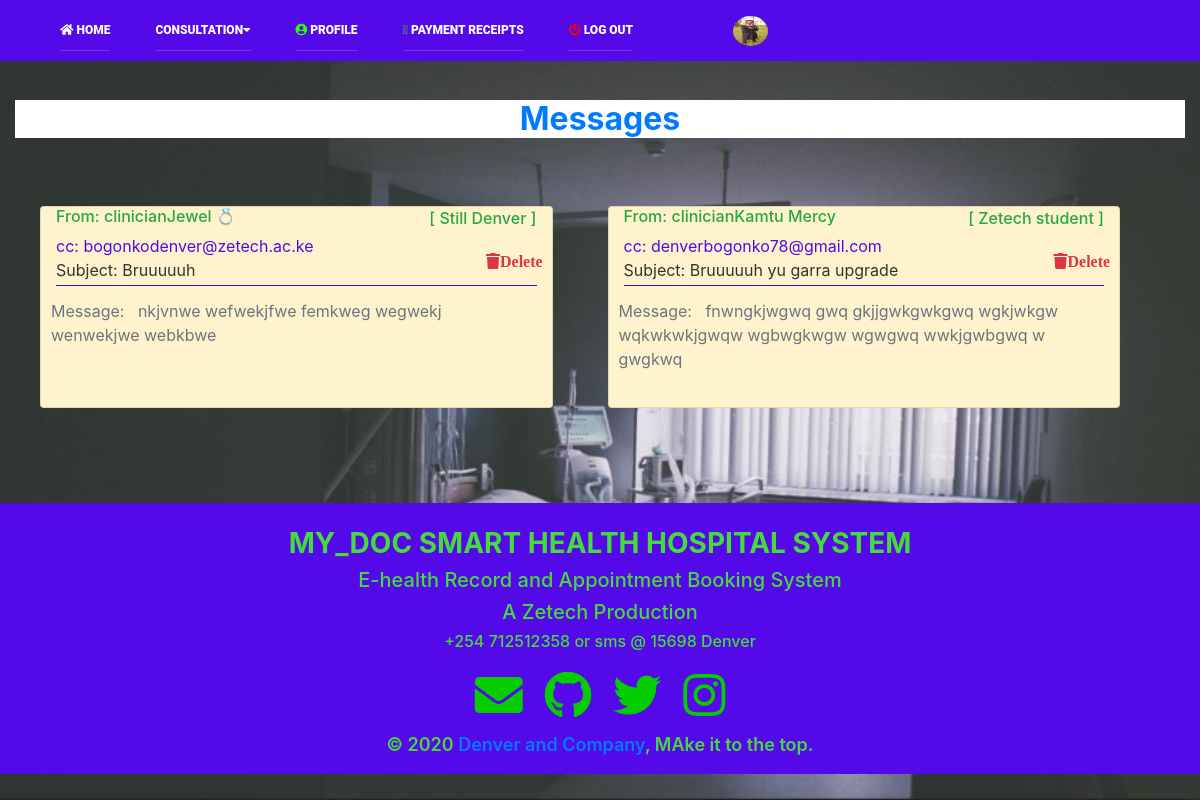
/health/message (signed in), run on the app's committed database.
### MyDoc/models.py (models this page shows, shortened)
class Patient(models.Model):
    user = models.OneToOneField(User, null=True, on_delete=models.CASCADE)
    username = models.CharField(max_length=60)
    image = models.ImageField(default='default.jpg', upload_to='profile_pics', blank=True)
    age = models.IntegerField()
    gender = models.CharField(max_length=6, choices=gender, default='Male')
    email = models.EmailField(blank=True)
    contact = models.IntegerField()
    birth_date = models.DateField(default=django.utils.timezone.now, help_text="Strict Format YYYY-MM-DD")
    languages = models.CharField(max_length=100, default='English')
    residence = models.CharField(max_length=100, default='Nairobi/Juja')
    blood_type = models.CharField(max_length=5, choices=blood_type, default='O', blank=True)
    health_insurance = models.CharField(max_length=100, choices=insurance, blank=True, default='NHIF')
    height_cm = models.FloatField(default=130.0, blank=True)
    weight_kg = models.FloatField(default=65.0, blank=True)
    last_check = models.DateField(blank=True, default="2020-03-13", help_text="Format YYYY-MM-DD")
    next_check = models.DateField(blank=True, default="2020-03-13", help_text="Format YYYY-MM-DD")

class Message(models.Model):
    to = models.ForeignKey(User, null=True, help_text='To which patient message belongs to', on_delete=models.CASCADE, related_name="record")
    clinician = models.ForeignKey(Clinician, null=True, on_delete=models.PROTECT)
    name = models.CharField(max_length=40)
    email = models.EmailField()
    subject = models.CharField(max_length=50)
    message = models.TextField()

class Clinician(models.Model):
    c_name = models.CharField(max_length=60)
    department = models.ForeignKey(Department, on_delete=models.PROTECT)
    def __str__(self):
        return self.c_name

### MyDoc/views.py (the view)
# urls.py: path('message', views.message, name='message'),
@login_required(login_url='MyDoc:login_patient')
def message(request):
    mess = Message.objects.all().filter(to=request.user)
    context = {
        'message': mess
    }
    return render(request, 'MyDoc/message.html', context)

### MyDoc/templates/MyDoc/message.html (shortened to what this page needs)
{% load static %}
{% block content %}
<html lang="en">
<head>
         <link rel="stylesheet" href="{% static 'MyDoc/css/index.css' %}" type="text/css">
        <link rel="stylesheet" href="{% static 'MyDoc/css/responsive.css' %}" type="text/css">
        <link rel="stylesheet" href="https://use.fontawesome.com/releases/v5.7.0/css/all.css">
        <link rel="stylesheet" href="{% static 'MyDoc/css/open-iconic-bootstrap.min.css' %}">
        <link rel="stylesheet" href="https://stackpath.bootstrapcdn.com/bootstrap/4.5.2/css/bootstrap.min.css">
        <link rel="stylesheet" href="{% static 'MyDoc/css/bootstrap.min.css' %}">
        <link rel="stylesheet" href="{% static 'MyDoc/css/animate.css' %}">
        <link rel="stylesheet" href="{% static 'MyDoc/css/ionicons.min.css' %}">
        <link rel="stylesheet" href="{% static 'MyDoc/css/flaticon.css' %}">
        <link rel="stylesheet" href="{% static 'MyDoc/css/icomoon.css' %}">
</head>
    <body style=" background: #dbbcf3; color: #333333;">
    <header class="header_area">
  <div class="main_menu">
    <nav class="navbar navbar-expand-lg navbar-light" id="navbar" style="background: #5409e9;">
      <div class="container" style="background: #5409e9;">
        <div class="collapse navbar-collapse offset" id="navbarSupportedContent">
          <ul class="nav navbar-nav navbar-left menu_nav">
            <li class="nav-item"><a class="nav-link" href="{% url 'MyDoc:index' %}"><i class="fa fa-home"></i>&nbsp;Home</a></li>
            <li class="nav-item submenu dropdown">
              <a href="#" class="nav-link dropdown-toggle" data-toggle="dropdown" role="button" aria-haspopup="true"
              aria-expanded="false">Consultation<i class="fa fa-caret-down"></i></a>
            </li>
              <li class="nav-item"><a class="nav-link" href="{% url 'MyDoc:my_profile' %}"><i class="fa fa-user-circle" style="color: #2bff00"></i>&nbsp;Profile</a></li>
               <li class="nav-item"><a class="nav-link" href="{% url 'MyDoc:recept' %}"><i class="fa-cc-paypal" style="color: #2bff00"></i>&nbsp;Payment Receipts</a></li>
      </ul>
            <ul class="nav navbar-nav navbar-right" style="margin-right: -110px">
                {% if user.is_authenticated %}
                <li class="nav-item">
                    <a class="nav-link" href="{% url 'MyDoc:logout_patient' %}">
                        <i class="fa fa-power-off" style="color: red" aria-hidden="true"></i>&nbsp;Log out
                    </a>
                </li>
                    <img class="rounded-circle account-img" style="height: 30px; width: 35px; margin-left: 100px; margin-top: 6px;"
                         src="{{ user.patient.image.url }}">
                {% else %}
                <li class="nav-item"><a class="nav-link" href="{% url 'MyDoc:login_patient' %}">
                        <span class="glyphicon glyphicon-plus" aria-hidden="true"></span>&nbsp;Log in
                    </a>
                </li>
                {% endif %}
            </ul>
        </div>
      </div>
    </nav>
  </div>
</header>
<img src="{% static 'MyDoc/image/daan.jpg'%}" style="z-index: -1" class="bg" alt="">
<div class="container-fluid" style="padding-top: 100px;">
        <div class="page-header" style="background: #ffffff; margin-bottom: 20px;">
            <h2 class="text-center text-primary"> <strong>Messages</strong></h2>
        </div>
</div>
    <br>
    <br>
    <div class="row">
        {% if message %}
            {% for mess in message %}
            <div class="card col-sm-5" style="background-color: #fff3cd; margin-left: 55px; margin-bottom: 15px;">
                <h6 class="text-success">From: clinician{{ mess.clinician }} <p style="text-align: right; margin-top: -18px;">[ {{ mess.name }} ]</p></h6>
                <p style="color:#5409e9; margin-top: -18px;">cc: {{ mess.email }}</p>
                 <p style="margin-top: -16px;">Subject: {{ mess.subject }}</p>
                <a style="list-style-type: none; margin-left: 430px; margin-top: -45px" href="{% url 'MyDoc:delete_mess' mess.id %}">
                        <i class="fa fa-trash text-danger">Delete</i>
                    </a>
                <hr style="background-color: #5409e9;">
                <div class="card-body">
                    <p class="text-secondary" style="margin-top: -23px; margin-left: -25px;">Message: &nbsp; {{ mess.message }}</p>
                </div>
            </div>
            {% endfor %}
             {% else %}
            <div class="card col-sm-6" style="margin-left: 300px; margin-top: 180px;">
                <p class="text-danger" style="font-size: 30px; font-family: 'poppins', 'Sans-Serif',fantasy">{{ user.username }}, You have no Messages currently
                </p>
            </div>
    {% endif %}
</div>
 {% include 'MyDoc/footer.html' %}
{% endblock %}
</body>
</html>

### MyDoc/static/MyDoc/css/index.css (style rules this page uses)
html { margin: 0; padding: 0; box-sizing: border-box; font-family: 'poppins', Sans-Serif; font-size: 16px; overflow-x: hidden; overflow-y: hidden; }
body { margin: 0; padding: 0; font-size: 16px; color: #333; overflow: auto; height: 100vh; overflow-x: hidden; }
.header_area { position: relative; width: 100%; z-index: 99; transition: background 0.4s, all 0.3s linear; }
.header_area .navbar { background: transparent; padding: 10px; border: 0px; border-radius: 0px; }
.header_area .navbar .nav .nav-item { margin-left: 45px; }
.header_area .navbar .nav .nav-item .nav-link { font: 500 12px/80px "Roboto", sans-serif; text-transform: uppercase; font-weight: 900; color: #fff; padding: 0px; display: inline-block; }
.header_area .navbar .nav .nav-item .nav-link:after { display: none; }
.header_area .navbar .nav .nav-item.submenu { position: relative; }
.header_area .navbar .nav .nav-item:last-child { margin-right: 0px; }
.header_area .navbar .nav .nav-item { margin-right: 28px; }
.header_area { position: absolute; }
.header_area .navbar { background: #5409e9; }
.header_area .navbar .nav .nav-item .nav-link { line-height: 40px; margin-right: 0px; display: block; border-bottom: 1px solid #ededed33; border-radius: 0px; }
.header_area .navbar-collapse { max-height: 340px; }
.header_area .navbar .nav .nav-item { margin-right: 0px; }
.header_area .navbar-collapse { max-height: 100px; }
.navbar .container { margin-left: -10px; padding-left: 15px; padding-right: 15px; }
.bg { position: absolute; left: 0; width: 100%; max-height: 100%; bottom: 0; object-fit: cover; background-position: center; }

### data on the page
Message: clinician "Jewel 💍", name "Still Denver", email "bogonkodenver@zetech.ac.ke", subject "Bruuuuuh", message "nkjvnwe wefwekjfwe femkweg wegwekj wenwekjwe webkbwe"
Message: clinician "Kamtu Mercy", name "Zetech student", email "denverbogonko78@gmail.com", subject "Bruuuuuh yu garra upgrade", message "fnwngkjwgwq gwq gkjjgwkgwkgwq wgkjwkgw wqkwkwkjgwqw wgbwgkwgw wgwgwq wwkjgwbgwq w gwgkwq"
